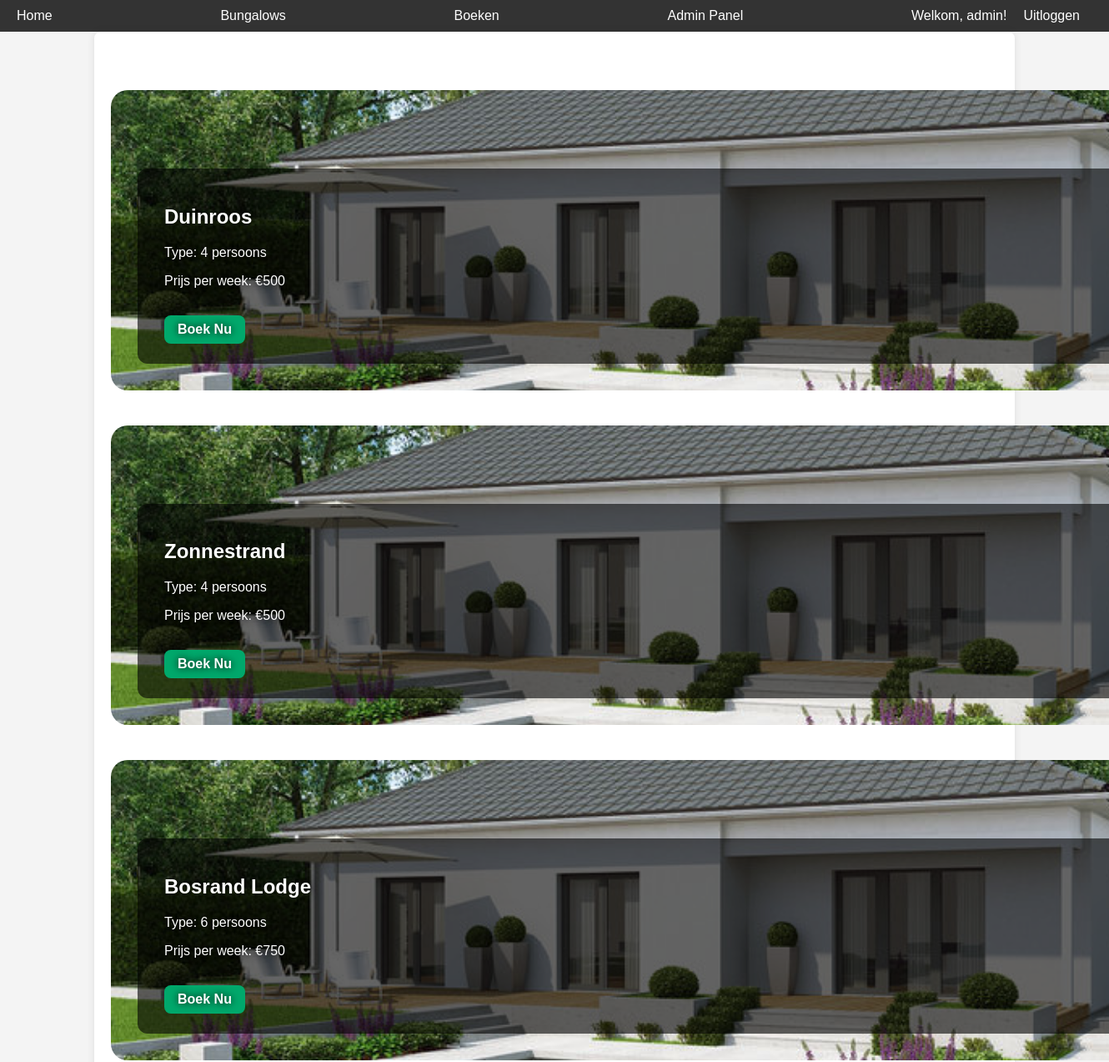
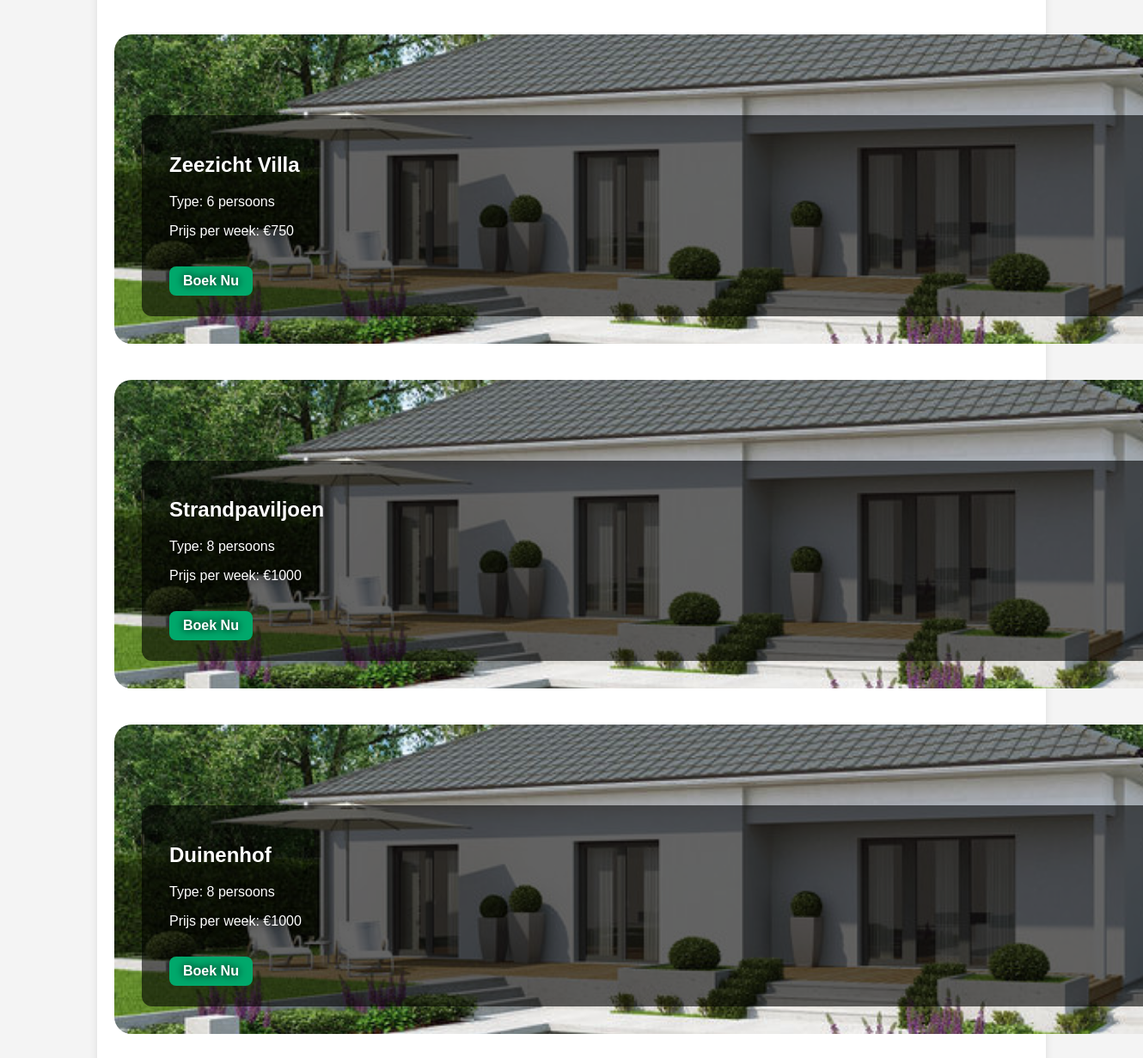
Page /bungalows (signed in) on the committed database (2 pictures, top to bottom).
### models/models.py (models this page shows, shortened)
class Guest(db.Model, UserMixin):
    id = db.Column(db.Integer, primary_key=True)
    username = db.Column(db.String(80), unique=True, nullable=False)
    email = db.Column(db.String(120), unique=True, nullable=False)  # Nieuw email veld
    password = db.Column(db.String(200), nullable=False)
    is_admin = db.Column(db.Boolean, default=False)  # Veld voor adminrechten

class Bungalow(db.Model):
    id = db.Column(db.Integer, primary_key=True)
    name = db.Column(db.String(100), unique=True, nullable=False)
    type_id = db.Column(db.Integer, db.ForeignKey('bungalow_type.id'), nullable=False)
    bungalow_type = db.relationship('BungalowType', backref='bungalows')

class BungalowType(db.Model):
    id = db.Column(db.Integer, primary_key=True)
    size = db.Column(db.Integer, nullable=False)  # 4, 6, or 8 persons
    price_per_week = db.Column(db.Integer, nullable=False)

### app.py (the view)
@app.route('/bungalows')
def bungalows():
    bungalows = Bungalow.query.all()  # Get all bungalows from the database
    return render_template('bungalows.html', bungalows=bungalows)  # Pass them to the template

### app.py (called while the page is built)
@login_manager.user_loader
def load_user(user_id):
    return Guest.query.get(int(user_id))

### templates/bungalows.html (shortened to what this page needs)
{% extends 'base.html' %}
{% block content %}
<div class="carousel-container">
    <div class="carousel-track">
        {% set image_files = ['bungalow1.jpg', 'bungalow2.jpg', 'bungalow3.jpg', 'bungalow4.jpg', 'bungalow5.jpg', 'bungalow6.jpg', 'bungalow7.jpg', 'bungalow8.jpg'] %}
        {% for bungalow in bungalows %}
            {% set image = image_files[loop.index0] %}
            <div class="bungalow-slide" style="background-image: url('{{ url_for('static', filename='images/' ~ image) }}')">
                <div class="bungalow-info">
                    <h2>{{ bungalow.name }}</h2>
                    <p>Type: {{ bungalow.bungalow_type.size }} persoons</p>
                    <p>Prijs per week: €{{ bungalow.bungalow_type.price_per_week }}</p>
                    <a href="{{ url_for('booking', bungalow_id=bungalow.id) }}" class="btn">Boek Nu</a>
                </div>
            </div>
        {% endfor %}
    </div>
</div>
{% endblock %}

### templates/base.html (shortened to what this page needs)
<!DOCTYPE html>
<html lang="nl">
<head>
    <link rel="stylesheet" href="{{ url_for('static', filename='css/style.css') }}">
</head>
<body>
    <nav class="nav-container">
        <a href="{{ url_for('home') }}">Home</a>
        <a href="{{ url_for('bungalows') }}">Bungalows</a>
        <a href="{{ url_for('booking') }}">Boeken</a>
        {% if current_user.is_authenticated and current_user.is_admin %}
            <a href="{{ url_for('admin') }}">Admin Panel</a>
        {% endif %}
        <div class="account-section">
            {% if current_user.is_authenticated %}
                <span>Welkom, {{ current_user.username }}!</span>
                <a href="{{ url_for('logout') }}">Uitloggen</a>
            {% else %}
                <a href="{{ url_for('login') }}">Inloggen</a> |
                <a href="{{ url_for('register') }}">Registreren</a>
            {% endif %}
        </div>
    </nav>
    <div class="container">
        {% block content %}{% endblock %}
    </div>
</body>
</html>

### static/css/style.css (style rules this page uses)
body { font-family: Arial, sans-serif; margin: 0; padding: 0; background-color: #f4f4f4; color: #333; }
.nav-container { display: flex; justify-content: space-between; align-items: center; background-color: #333333; padding: 10px 20px; }
nav a { color: white; text-decoration: none; margin-right: 15px; }
.account-section { color: white; display: flex; align-items: center; }
.account-section span { margin-right: 10px; }
.account-section a { color: white; text-decoration: none; margin-left: 10px; }
.container { width: 80%; margin: auto; padding: 20px; background: white; border-radius: 8px; box-shadow: 0px 0px 10px rgba(0, 0, 0, 0.1); }
.carousel-container { position: fixed; top: 0; left: 0; width: 100%; height: 100vh; z-index: 1000; overflow-y: scroll; display: flex; justify-content: center; scroll-snap-type: y mandatory; -webkit-overflow-scrolling: touch; padding-top: 50px; }
.carousel-track { display: flex; flex-direction: column; gap: 10px; scroll-snap-type: y mandatory; }
.bungalow-slide { position: relative; width: 100%; height: 100vh; background-size: cover; background-position: center center; background-repeat: no-repeat; scroll-snap-align: start; border-radius: 20px; overflow: hidden; transition: transform 0.3s ease-in-out; z-index: 1; }
.bungalow-info { position: absolute; bottom: 2rem; left: 2rem; color: white; background-color: rgba(0, 0, 0, 0.6); padding: 15px; border-radius: 5px; z-index: 5; }
.container { z-index: 1; position: relative; }

### templates/bungalows.html (style rules this page uses)
.carousel-container { width: 100vw; height: 300vh; overflow-y: scroll; overflow-x: hidden; position: relative; padding-bottom: 3rem; z-index: 0; }
.carousel-track { display: flex; flex-direction: column; width: 100%; position: relative; z-index: 1; }
.bungalow-slide { width: 100%; height: 100vh; background-size: cover; background-position: center; position: relative; color: white; padding: 3rem; text-shadow: 0 0 10px black; transition: transform 0.3s ease-in-out; border-radius: 20px; overflow: hidden; margin-bottom: 2rem; z-index: 1; }
.bungalow-info { position: absolute; bottom: 2rem; left: 2rem; background: rgba(0, 0, 0, 0.6); padding: 1.5rem 2rem; border-radius: 12px; width: calc(100% - 4rem); z-index: 5; }
.bungalow-info .btn { display: inline-block; margin-top: 1rem; background: #00a86b; color: white; padding: 0.5rem 1rem; border-radius: 8px; text-decoration: none; font-weight: bold; }

### rows in the picture
Guest: username "admin"
Bungalow: name "Duinroos", bungalow_type.size "4", bungalow_type.price_per_week "500"
Bungalow: name "Zonnestrand", bungalow_type.size "4", bungalow_type.price_per_week "500"
Bungalow: name "Bosrand Lodge", bungalow_type.size "6", bungalow_type.price_per_week "750"
Bungalow: name "Zeezicht Villa", bungalow_type.size "6", bungalow_type.price_per_week "750"
Bungalow: name "Strandpaviljoen", bungalow_type.size "8", bungalow_type.price_per_week "1000"
Bungalow: name "Duinenhof", bungalow_type.size "8", bungalow_type.price_per_week "1000"
